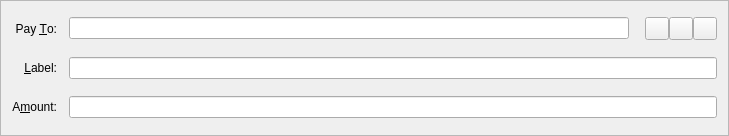
<?xml version="1.0" encoding="UTF-8"?>
<ui version="4.0">
 <class>SendCoinsEntry</class>
 <widget class="QFrame" name="SendCoinsEntry">
  <property name="geometry">
   <rect>
    <x>0</x>
    <y>0</y>
    <width>729</width>
    <height>136</height>
   </rect>
  </property>
  <property name="windowTitle">
   <string>Form</string>
  </property>
  <property name="frameShape">
   <enum>QFrame::StyledPanel</enum>
  </property>
  <property name="frameShadow">
   <enum>QFrame::Sunken</enum>
  </property>
  <layout class="QGridLayout" name="gridLayout">
   <property name="spacing">
    <number>12</number>
   </property>
   <item row="5" column="0">
    <widget class="QLabel" name="label">
     <property name="text">
      <string>A&amp;mount:</string>
     </property>
     <property name="alignment">
      <set>Qt::AlignRight|Qt::AlignTrailing|Qt::AlignVCenter</set>
     </property>
     <property name="buddy">
      <cstring>payAmount</cstring>
     </property>
    </widget>
   </item>
   <item row="3" column="0">
    <widget class="QLabel" name="label_2">
     <property name="text">
      <string>Pay &amp;To:</string>
     </property>
     <property name="alignment">
      <set>Qt::AlignRight|Qt::AlignTrailing|Qt::AlignVCenter</set>
     </property>
     <property name="buddy">
      <cstring>payTo</cstring>
     </property>
    </widget>
   </item>
   <item row="5" column="1">
    <widget class="BitcoinAmountField" name="payAmount"/>
   </item>
   <item row="4" column="1">
    <layout class="QHBoxLayout" name="horizontalLayout_2">
     <property name="spacing">
      <number>0</number>
     </property>
     <item>
      <widget class="QValidatedLineEdit" name="addAsLabel">
       <property name="enabled">
        <bool>true</bool>
       </property>
       <property name="toolTip">
        <string>Enter a label for this address to add it to your address book</string>
       </property>
      </widget>
     </item>
    </layout>
   </item>
   <item row="4" column="0">
    <widget class="QLabel" name="label_4">
     <property name="text">
      <string>&amp;Label:</string>
     </property>
     <property name="alignment">
      <set>Qt::AlignRight|Qt::AlignTrailing|Qt::AlignVCenter</set>
     </property>
     <property name="buddy">
      <cstring>addAsLabel</cstring>
     </property>
    </widget>
   </item>
   <item row="3" column="1">
    <layout class="QHBoxLayout" name="payToLayout">
     <property name="spacing">
      <number>0</number>
     </property>
     <item>
      <widget class="QValidatedLineEdit" name="payTo">
       <property name="toolTip">
        <string>The address to send the payment to  (e.g. 4Zo1ga6xuKuQ7JV7M9rGDoxdbYwV5zgQJ5)</string>
       </property>
       <property name="maxLength">
        <number>34</number>
       </property>
      </widget>
     </item>
     <item>
      <spacer name="horizontalSpacer">
       <property name="orientation">
        <enum>Qt::Horizontal</enum>
       </property>
       <property name="sizeType">
        <enum>QSizePolicy::Fixed</enum>
       </property>
       <property name="sizeHint" stdset="0">
        <size>
         <width>16</width>
         <height>20</height>
        </size>
       </property>
      </spacer>
     </item>
     <item>
      <widget class="QToolButton" name="addressBookButton">
       <property name="toolTip">
        <string>Choose address from address book</string>
       </property>
       <property name="text">
        <string/>
       </property>
       <property name="icon">
        <iconset resource="../bitcoin.qrc">
         <normaloff>:/icons/address-book</normaloff>:/icons/address-book</iconset>
       </property>
       <property name="shortcut">
        <string>Alt+A</string>
       </property>
      </widget>
     </item>
     <item>
      <widget class="QToolButton" name="pasteButton">
       <property name="toolTip">
        <string>Paste address from clipboard</string>
       </property>
       <property name="text">
        <string/>
       </property>
       <property name="icon">
        <iconset resource="../bitcoin.qrc">
         <normaloff>:/icons/editpaste</normaloff>:/icons/editpaste</iconset>
       </property>
       <property name="shortcut">
        <string>Alt+P</string>
       </property>
      </widget>
     </item>
     <item>
      <widget class="QToolButton" name="deleteButton">
       <property name="toolTip">
        <string>Remove this recipient</string>
       </property>
       <property name="text">
        <string/>
       </property>
       <property name="icon">
        <iconset resource="../bitcoin.qrc">
         <normaloff>:/icons/remove</normaloff>:/icons/remove</iconset>
       </property>
      </widget>
     </item>
    </layout>
   </item>
  </layout>
 </widget>
 <customwidgets>
  <customwidget>
   <class>QValidatedLineEdit</class>
   <extends>QLineEdit</extends>
   <header>qvalidatedlineedit.h</header>
  </customwidget>
  <customwidget>
   <class>BitcoinAmountField</class>
   <extends>QLineEdit</extends>
   <header>bitcoinamountfield.h</header>
   <container>1</container>
  </customwidget>
 </customwidgets>
 <resources>
  <include location="../bitcoin.qrc"/>
 </resources>
 <connections/>
</ui>
